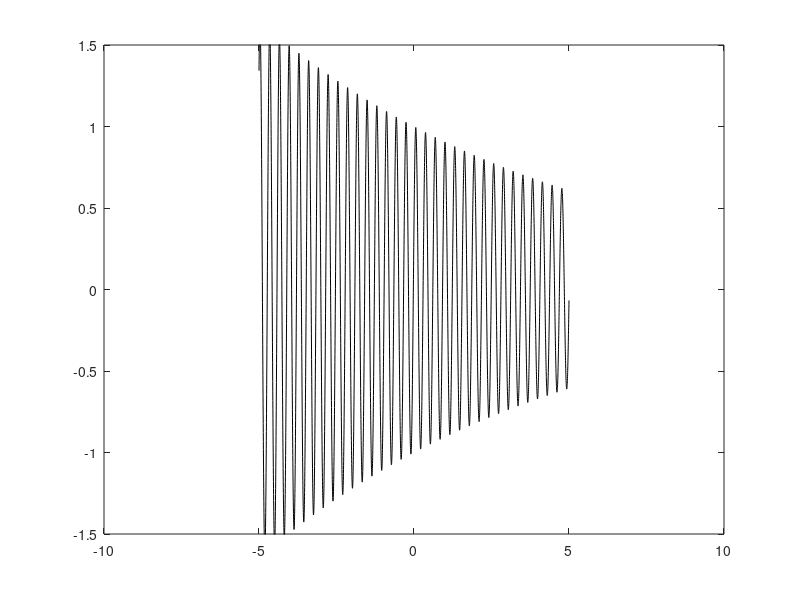

Reproduce this figure in MATLAB.
clear all
close all
clc

fs = 5000;
T = 3;
t = -5: 10/fs:5;
a = exp(-t)
b = rectpuls(t, T);
c = tripuls(t,T);

ustep = zeros (size (t));
us(t>=0) = 1;
%Outputs
u = exp(-3.*t).*(cos(20.*t-20)) %underdamped
v = exp(-1.*t).*(cos(20.*t-20)) %critically damped
w = exp(-.1.*t).*(cos(20.*t-20)) %overdamped
x = sin (20.*t).*b %rectangular pulse
y = sin (20.*t).*c %triangular pulse

plot (t, w, 'k')
axis ([-10 10 -1.5 1.5])